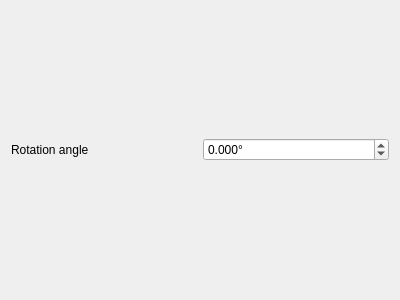
<?xml version="1.0" encoding="UTF-8"?>
<ui version="4.0">
 <class>Form</class>
 <widget class="QWidget" name="Form">
  <property name="geometry">
   <rect>
    <x>0</x>
    <y>0</y>
    <width>400</width>
    <height>300</height>
   </rect>
  </property>
  <property name="windowTitle">
   <string>Form</string>
  </property>
  <layout class="QHBoxLayout" name="horizontalLayout">
   <item>
    <widget class="QLabel" name="label">
     <property name="text">
      <string>Rotation angle</string>
     </property>
    </widget>
   </item>
   <item>
    <widget class="QDoubleSpinBox" name="spinbox_angle">
     <property name="suffix">
      <string>°</string>
     </property>
     <property name="decimals">
      <number>3</number>
     </property>
     <property name="minimum">
      <double>-10000.000000000000000</double>
     </property>
     <property name="maximum">
      <double>10000.000000000000000</double>
     </property>
     <property name="singleStep">
      <double>0.100000000000000</double>
     </property>
    </widget>
   </item>
  </layout>
 </widget>
 <resources/>
 <connections/>
</ui>
